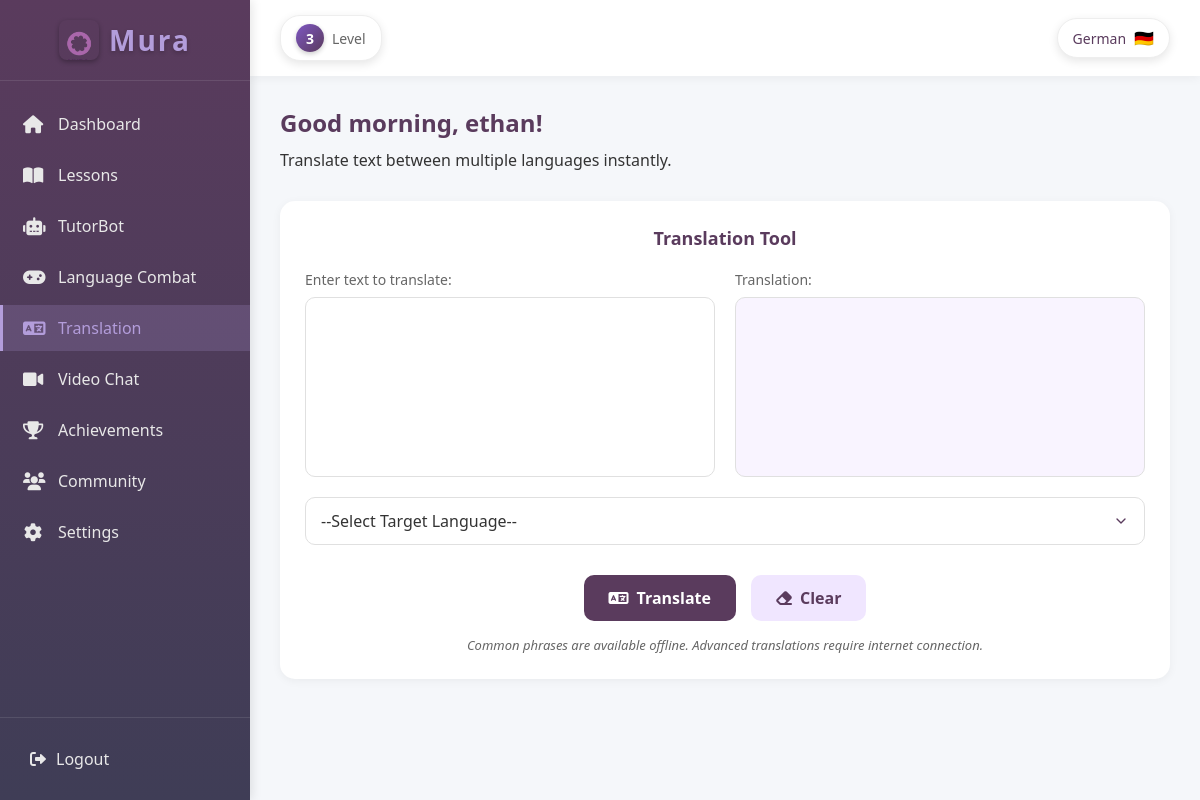
/Dashboard/translation.php (signed in), run on the app's committed database.
### tables this page shows
CREATE TABLE `users` (
  `user_ID` int(11) NOT NULL,
  `username` varchar(50) NOT NULL,
  `profile_picture` varchar(255) DEFAULT NULL,
  `email` varchar(40) NOT NULL,
  `password` varchar(100) NOT NULL,
  `onboarding_complete` tinyint(1) DEFAULT 0
);

CREATE TABLE `user_onboarding` (
  `onboarding_id` int(11) NOT NULL,
  `user_ID` int(11) NOT NULL,
  `selected_language` varchar(50) DEFAULT NULL,
  `reason` varchar(255) DEFAULT NULL,
  `daily_goal` varchar(255) DEFAULT NULL,
  `proficiency_level` varchar(20) DEFAULT NULL,
  `is_complete` tinyint(1) DEFAULT 0,
  `created_at` timestamp NOT NULL DEFAULT current_timestamp(),
  `updated_at` timestamp NOT NULL DEFAULT current_timestamp() ON UPDATE current_timestamp()
);

CREATE TABLE `learner` (
  `learner_ID` int(11) NOT NULL,
  `user_ID` int(11) NOT NULL,
  `first_name` varchar(50) NOT NULL,
  `last_name` varchar(50) NOT NULL,
  `date_of_birth` date NOT NULL,
  `phone_number` int(10) NOT NULL,
  `gender` enum('male','female') NOT NULL,
  `address` varchar(100) NOT NULL,
  `date_of_registrations` timestamp NOT NULL DEFAULT current_timestamp()
);

### Dashboard/translation.php (the view, shortened to what this page needs)
<?php
require_once '../Configurations/db.php';
$hour = date('H');
if ($hour < 12) {
    $greeting = "Good morning";
} elseif ($hour < 18) {
    $greeting = "Good afternoon";
} else {
    $greeting = "Good evening";
}
$user_id = $_SESSION['user_id'];
$stmt = $conn->prepare("
    SELECT u.username, u.onboarding_complete, uo.selected_language, uo.daily_goal, uo.proficiency_level,
           l.first_name, l.last_name, COALESCE(us.level, 1) as user_level
    FROM users u
    LEFT JOIN user_onboarding uo ON u.user_ID = uo.user_ID
    LEFT JOIN learner l ON u.user_ID = l.user_ID
    LEFT JOIN user_stats us ON u.user_ID = us.user_id
    WHERE u.user_ID = ?
");
$stmt->bind_param("i", $user_id);
$stmt->execute();
$result = $stmt->get_result();
$user = $result->fetch_assoc();
$first_name = $user['first_name'] ?? 'User';
$selected_language = $user['selected_language'] ?? 'English';
$user_level = $user['user_level'] ?? 1;
function getLanguageFlag($language) {
    $flags = [
        'Spanish' => '🇪🇸',
        'French' => '🇫🇷',
        'English' => '🇬🇧',
        'German' => '🇩🇪',
        'Italian' => '🇮🇹',
        'Portuguese' => '🇵🇹',
        'Russian' => '🇷🇺',
        'Japanese' => '🇯🇵',
        'Chinese' => '🇨🇳',
        'Korean' => '🇰🇷',
        'Arabic' => '🇸🇦',
    ];
    return $flags[$language] ?? '🌐';
}
?>
<!DOCTYPE html>
<html lang="en">
<head>
    <link rel="stylesheet" href="https://cdnjs.cloudflare.com/ajax/libs/font-awesome/6.0.0-beta3/css/all.min.css">
</head>
<body>
    <div id="backgroundWords"></div>
    <div class="app-container">
        <div class="sidebar">
            <div class="logo">
                <div class="logo-container">
                    <div class="mura-logo">
                        <img src="../image/mura.png" alt="Mura Logo">
                    </div>
                    <h1>Mura</h1>
                </div>
            </div>
            <nav class="sidebar-nav">
                <ul>
                    <li class="nav-item">
                        <a href="../Dashboard/dashboard.php">
                            <i class="fas fa-home"></i>
                            Dashboard
                        </a>
                    </li>
                    <li class="nav-item">
                        <a href="../Lessons/lessons.php">
                            <i class="fas fa-book-open"></i>
                            Lessons
                        </a>
                    </li>
                    <li class="nav-item">
                        <a href="../chatai/chatai.php">
                            <i class="fas fa-robot"></i>
                            TutorBot
                        </a>
                    </li>
                    <li class="nav-item">
                        <a href="../Game/index.php">
                            <i class="fas fa-gamepad"></i>
                            Language Combat
                        </a>
                    </li>
                    <li class="nav-item active">
                        <a href="translation.php">
                            <i class="fas fa-language"></i>
                            Translation
                        </a>
                    </li>
                    <li class="nav-item">
                        <a href="../ChatRoom/videochat.php">
                            <i class="fas fa-video"></i>
                            Video Chat
                        </a>
                    </li>
                    <li class="nav-item">
                        <a href="../Achievements/achievements.php">
                            <i class="fas fa-trophy"></i>
                            Achievements
                        </a>
                    </li>
                    <li class="nav-item">
                        <a href="../Community/community.php">
                            <i class="fas fa-users"></i>
                            Community
                        </a>
                    </li>
                    <li class="nav-item">
                        <a href="../Settings/settings.php">
                            <i class="fas fa-cog"></i>
                            Settings
                        </a>
                    </li>
                </ul>
            </nav>
            <div class="sidebar-footer">
                <a href="logout.php" class="logout-btn">
                    <i class="fas fa-sign-out-alt"></i>
                    Logout
                </a>
            </div>
        </div>
        <div class="main-content">
            <div class="top-bar">
                <div class="left-stats">
                    <div class="level-indicator">
                        <div class="level-badge">
                            <span class="level-number"><?php echo $user_level; ?></span>
                        </div>
                        <span class="level-label">Level</span>
                    </div>
                </div>
                <div class="language-indicator">
                    <span class="language-name"><?php echo htmlspecialchars($selected_language); ?></span>
                    <div class="language-flag">
                        <span><?php echo getLanguageFlag($selected_language); ?></span>
                    </div>
                </div>
            </div>
            <div class="content">
                <div class="welcome-section">
                    <h2><?php echo $greeting; ?>, <?php echo htmlspecialchars($first_name); ?>!</h2>
                    <p>Translate text between multiple languages instantly.</p>
                </div>
                <div class="translation-container">
                    <h3>Translation Tool</h3>
                    <form method="POST" action="<?php echo htmlspecialchars($_SERVER["PHP_SELF"]); ?>" id="translationForm" class="translation-form">
                        <div class="translation-grid">
                            <div class="translation-box">
                                <label for="text">Enter text to translate:</label>
                                <textarea id="text" name="text" class="translation-input" required><?php echo isset($_SESSION['text']) ? htmlspecialchars($_SESSION['text']) : ''; ?></textarea>
                            </div>
                            <div class="translation-box">
                                <label for="result">Translation:</label>
                                <div id="show" class="translation-output">
                                </div>
                            </div>
                        </div>
                        <select id="language" name="language" class="language-select" required>
                            <option value="">--Select Target Language--</option>
                        </select>
                        <div class="translation-actions">
                            <button type="submit" name="submit" class="btn btn-primary">
                                <i class="fas fa-language"></i> Translate
                            </button>
                            <button type="button" onclick="clearAll();" class="btn btn-secondary">
                                <i class="fas fa-eraser"></i> Clear
                            </button>
                        </div>
                        <div class="translation-note">
                            Common phrases are available offline. Advanced translations require internet connection.
                        </div>
                    </form>
                </div>
            </div>
        </div>
    </div>
</body>
</html>

### data on the page
users: user_onboarding.selected_language "German", user_onboarding.selected_language "🇩🇪", learner.first_name "ethan"

### other printed values
$user_level "3"
$greeting "Good morning"
